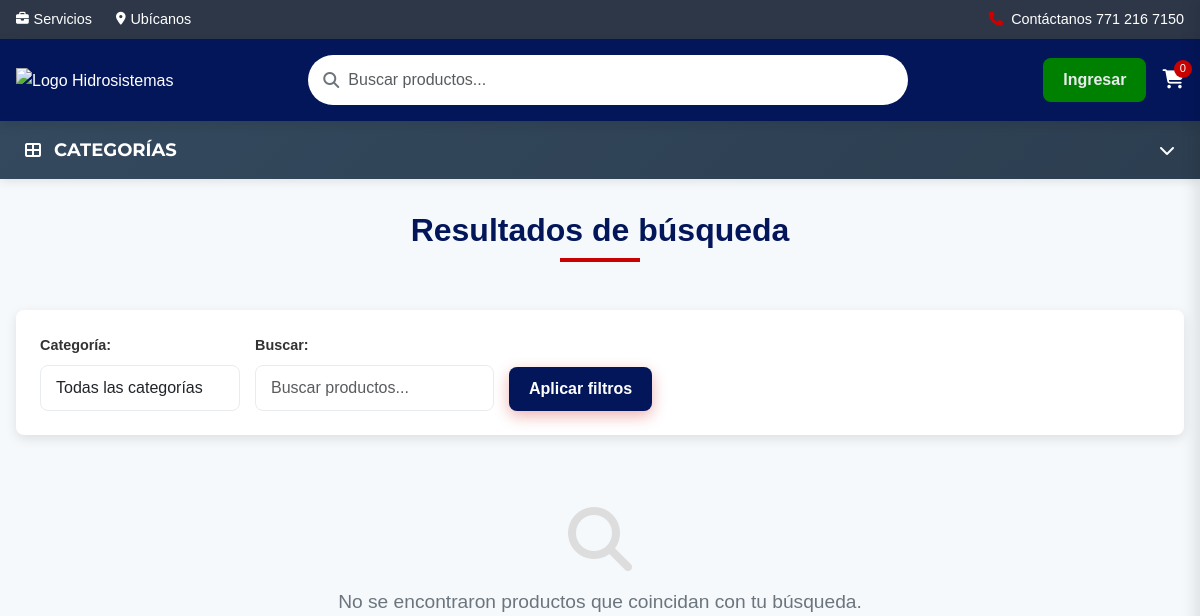
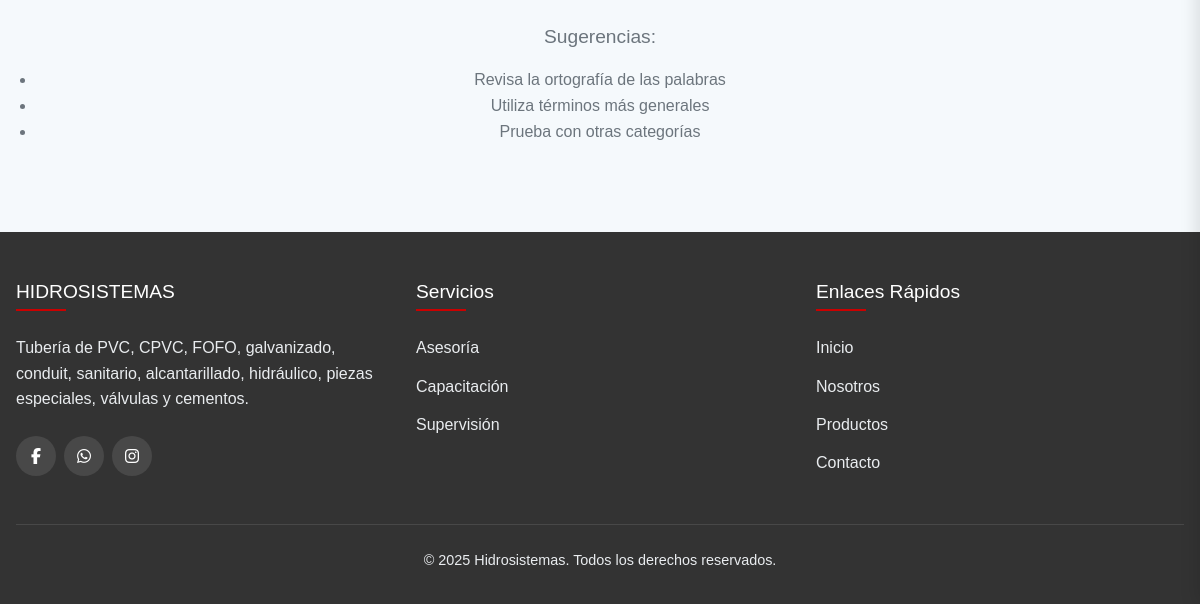
/busqueda.php, run on an earlier commit of the app's database (2 pictures, top to bottom).
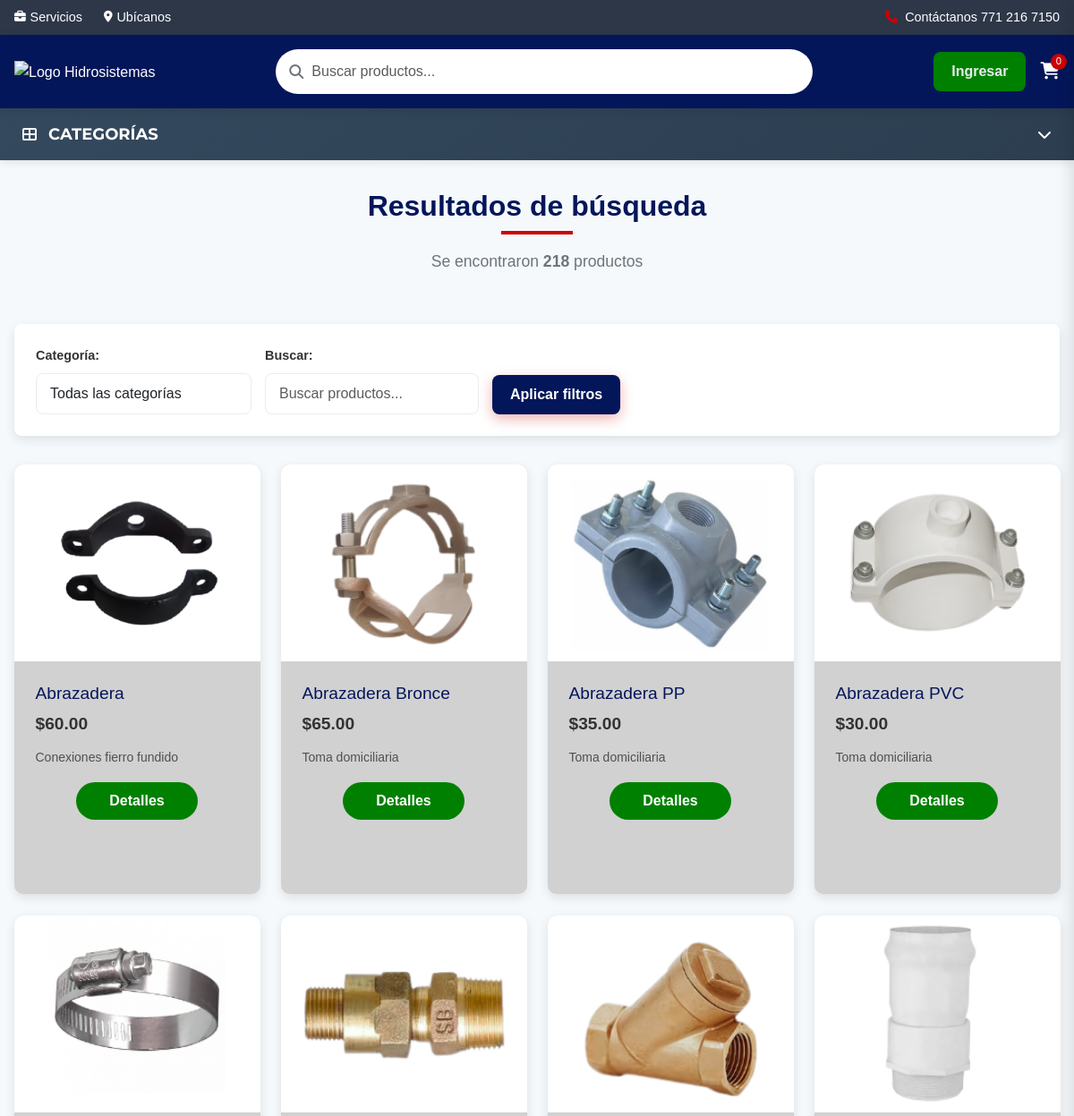
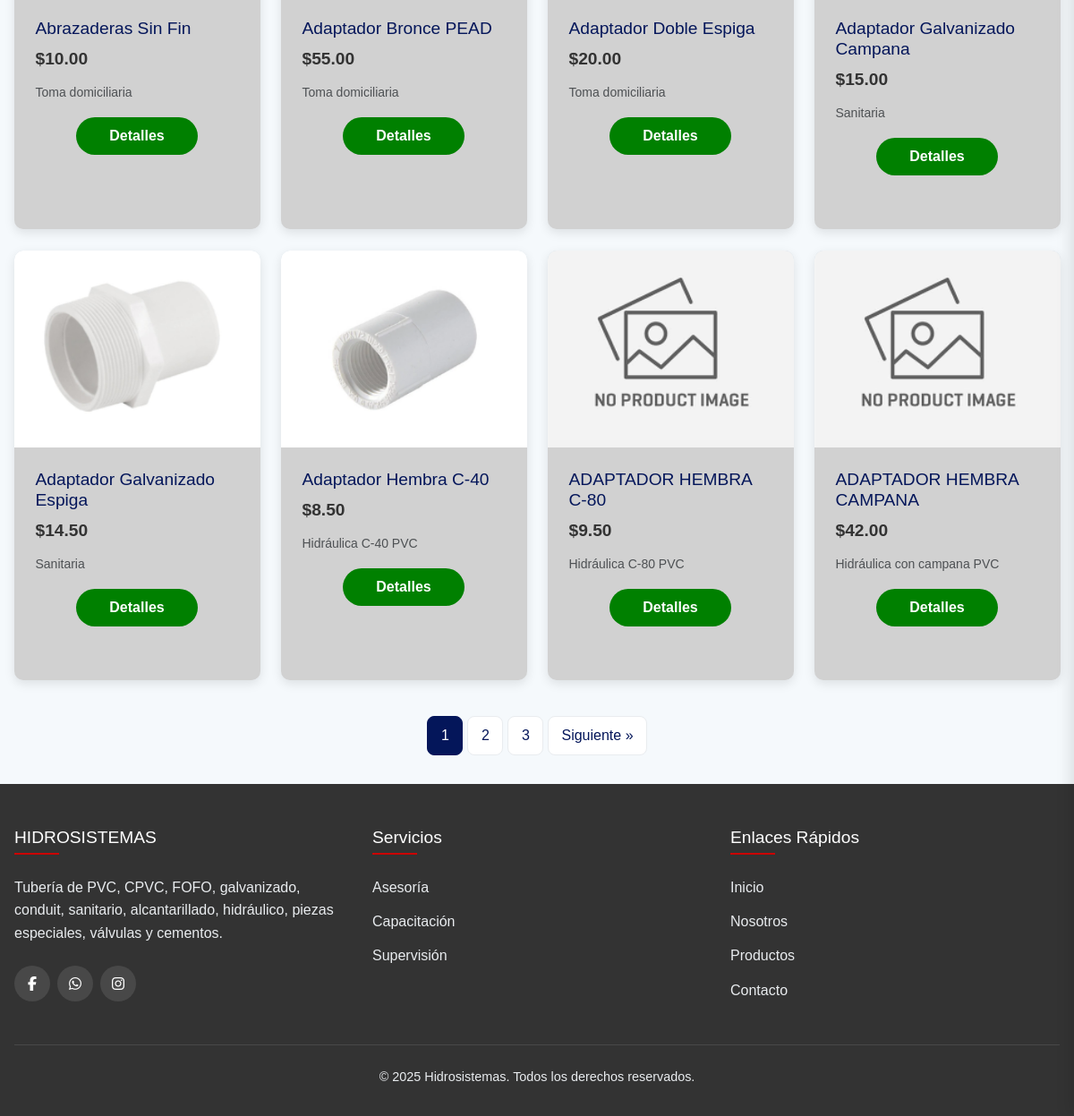
And on a later commit of the database (2 pictures, top to bottom).
### tables this page shows
CREATE TABLE `productos` (
  `id` int(11) NOT NULL,
  `nombre` varchar(255) NOT NULL,
  `descripcion` text DEFAULT NULL,
  `tabla_med` text DEFAULT NULL,
  `especificaciones` text DEFAULT NULL,
  `precio` decimal(10,2) NOT NULL,
  `stock` int(11) DEFAULT 0,
  `imagen` varchar(255) DEFAULT NULL,
  `categoria_id` int(11) NOT NULL,
  `requiere_medidas` tinyint(1) DEFAULT 0,
  `activo` tinyint(1) DEFAULT 1,
  `created_at` timestamp NOT NULL DEFAULT current_timestamp(),
  `updated_at` timestamp NOT NULL DEFAULT current_timestamp() ON UPDATE current_timestamp(),
  `descuento` tinyint(3) DEFAULT NULL,
  `Recomendaciones_id` int(11) DEFAULT NULL
);

CREATE TABLE `categorias` (
  `id` int(11) NOT NULL,
  `nombre` varchar(255) NOT NULL,
  `slug` varchar(255) DEFAULT NULL,
  `descripcion` text DEFAULT NULL,
  `activo` tinyint(1) DEFAULT 1,
  `created_at` timestamp NOT NULL DEFAULT current_timestamp(),
  `color_fondo` varchar(7) DEFAULT '#FFFFFF',
  `texto_color` varchar(7) DEFAULT '#000000',
  `boton_primario` varchar(7) DEFAULT '#007bff',
  `boton_secundario` varchar(7) DEFAULT '#6c757d',
  `color_titulo` text DEFAULT NULL
);

### busqueda.php (the view, shortened to what the changed rows need)
<?php
$db = new Database();
$con = $db->conectar();
$busqueda = isset($_GET['q']) ? trim($_GET['q']) : '';
$categoria_filtro = isset($_GET['categoria']) ? (int)$_GET['categoria'] : 0;
$pagina = isset($_GET['pagina']) ? (int)$_GET['pagina'] : 1;
$productos_por_pagina = 12;
$offset = ($pagina > 0) ? ($pagina - 1) * $productos_por_pagina : 0;
$sql = "SELECT SQL_CALC_FOUND_ROWS p.id, p.nombre, p.precio, p.descuento, p.categoria_id, c.nombre AS categoria_nombre
        FROM productos p
        INNER JOIN categorias c ON p.categoria_id = c.id
        WHERE p.activo = 1";
$params = [];
$sql .= " ORDER BY p.nombre ASC LIMIT :limite OFFSET :offset";
$params[':limite'] = $productos_por_pagina;
$params[':offset'] = $offset;
$stmt = $con->prepare($sql);
foreach ($params as $key => $value) {
    if ($key === ':limite' || $key === ':offset') {
        $stmt->bindValue($key, $value, PDO::PARAM_INT);
    } else {
        $stmt->bindValue($key, $value, PDO::PARAM_STR);
    }
}
$stmt->execute();
$productos = $stmt->fetchAll(PDO::FETCH_ASSOC);
$totalStmt = $con->query("SELECT FOUND_ROWS() as total");
$total = (int)$totalStmt->fetch()['total'];
$total_paginas = ceil($total / $productos_por_pagina);
?>
<!DOCTYPE html>
<html lang="es">
<head>
    <link rel="stylesheet" href="https://cdnjs.cloudflare.com/ajax/libs/font-awesome/6.5.0/css/all.min.css">
    <link href="https://cdn.jsdelivr.net/npm/bootstrap@5.3.2/dist/css/bootstrap.min.css" rel="stylesheet">
    <link rel="stylesheet" href="styles.css">
</head>
<body>
    <section class="search-page">
        <div class="container-products">
            <div class="page-header">
                <h2 class="section-title">Resultados de búsqueda</h2>
                <?php if ($total > 0): ?>
                    <div class="results-count">
                        Se encontraron <strong><?php echo $total; ?></strong> producto<?php echo $total !== 1 ? 's' : ''; ?>
                    </div>
                <?php endif; ?>
            </div>
            <?php if (empty($productos)): ?>
                <div class="no-results">
                    <i class="fas fa-search fa-3x mb-3"></i>
                    <p>No se encontraron productos que coincidan con tu búsqueda.</p>
                    <div class="suggestions">
                        <p>Sugerencias:</p>
                        <ul>
                            <li>Revisa la ortografía de las palabras</li>
                            <li>Utiliza términos más generales</li>
                            <li>Prueba con otras categorías</li>
                        </ul>
                    </div>
                </div>
            <?php else: ?>
                <div class="product-grid">
                    <?php foreach ($productos as $row):
                        $precio = (float)$row['precio'];
                        $descuento = (float)$row['descuento'];
                        $precio_final = $descuento > 0 ? $precio - (($precio * $descuento) / 100) : $precio;
                        $id = $row['id'];
                        $categoria_id = $row['categoria_id'];
                        $imagen = "Imagenes/productos/{$categoria_id}/{$id}.PNG";
                        if (!file_exists($_SERVER['DOCUMENT_ROOT'] . '/' . $imagen)) {
                            $imagen = "Imagenes/default.png";
                        }
                        $token = hash_hmac('sha1', $id, KEY_TOKEN);
                    ?>
                    <div class="product-card">
                        <div class="product-img">
                            <img src="<?php echo $imagen; ?>" alt="<?php echo htmlspecialchars($row['nombre']); ?>">
                        </div>
                        <div class="product-content">
                            <div class="product-info">
                                <h3><?php echo htmlspecialchars($row['nombre']); ?></h3>
                                <p class="product-price-index">
                                    $<?php echo number_format($precio_final, 2); ?>
                                </p>
                                <small class="text-muted"><?php echo htmlspecialchars($row['categoria_nombre']); ?></small>
                            </div>
                            <div class="btn-action">
                                <a href="details.php?id=<?php echo $id; ?>&categoria_id=<?php echo $categoria_id; ?>&token=<?php echo $token; ?>" class="btn-det">Detalles</a>
                            </div>
                        </div>
                    </div>
                    <?php endforeach; ?>
                </div>
                <?php if ($total_paginas > 1): ?>
                    <nav class="pagination">
                        <?php for ($i = max(1, $pagina - 2); $i <= min($total_paginas, $pagina + 2); $i++): ?>
                            <a href="?<?php echo http_build_query(array_merge(['q' => $busqueda, 'categoria' => $categoria_filtro, 'pagina' => $i])); ?>"
                               class="<?php echo ($i == $pagina) ? 'active' : ''; ?>">
                                <?php echo $i; ?>
                            </a>
                        <?php endfor; ?>
                        <?php if ($pagina < $total_paginas): ?>
                            <a href="?<?php echo http_build_query(array_merge(['q' => $busqueda, 'categoria' => $categoria_filtro, 'pagina' => $pagina + 1])); ?>">
                                Siguiente &raquo;
                            </a>
                        <?php endif; ?>
                    </nav>
                <?php endif; ?>
            <?php endif; ?>
        </div>
    </section>
</body>
</html>

What changed in the data, as far as the page shows it:
now on this page (row edited): productos: shows a picture, nombre "Abrazadera", precio "60.00", categoria.nombre "Conexiones fierro fundido"
now on this page (row edited): productos: shows a picture, nombre "Abrazadera Bronce", precio "65.00", categoria.nombre "Toma domiciliaria"
now on this page (row edited): productos: shows a picture, nombre "Abrazadera PP", precio "35.00", categoria.nombre "Toma domiciliaria"
now on this page (row edited): productos: shows a picture, nombre "Abrazadera PVC", precio "30.00", categoria.nombre "Toma domiciliaria"
now on this page (row edited): productos: shows a picture, nombre "Abrazaderas Sin Fin", precio "10.00", categoria.nombre "Toma domiciliaria"
now on this page (row edited): productos: shows a picture, nombre "Adaptador Bronce PEAD", precio "55.00", categoria.nombre "Toma domiciliaria"
now on this page (row edited): productos: shows a picture, nombre "Adaptador Doble Espiga", precio "20.00", categoria.nombre "Toma domiciliaria"
added productos: shows a picture, nombre "Adaptador Galvanizado Campana", precio "15.00", categoria.nombre "Sanitaria"
added productos: shows a picture, nombre "Adaptador Galvanizado Espiga", precio "14.50", categoria.nombre "Sanitaria"
now on this page (row edited): productos: shows a picture, nombre "Adaptador Hembra C-40", precio "8.50", categoria.nombre "Hidráulica C-40 PVC"
added productos: nombre "ADAPTADOR HEMBRA C-80", precio "9.50", categoria.nombre "Hidráulica C-80 PVC"
added productos: nombre "ADAPTADOR HEMBRA CAMPANA", precio "42.00", categoria.nombre "Hidráulica con campana PVC"
Also different on the page:
$total: (not shown) → "218"
text no longer shown: "No se encontraron productos que coincidan con tu búsqueda. Sugerencias: Revisa la ortografía de las palabras Utiliza términos más generales Prueba con otras categorías"
text now shown: "Se encontraron producto s Siguiente »"
new list line: "1"
new list line: "2"
new list line: "3"
